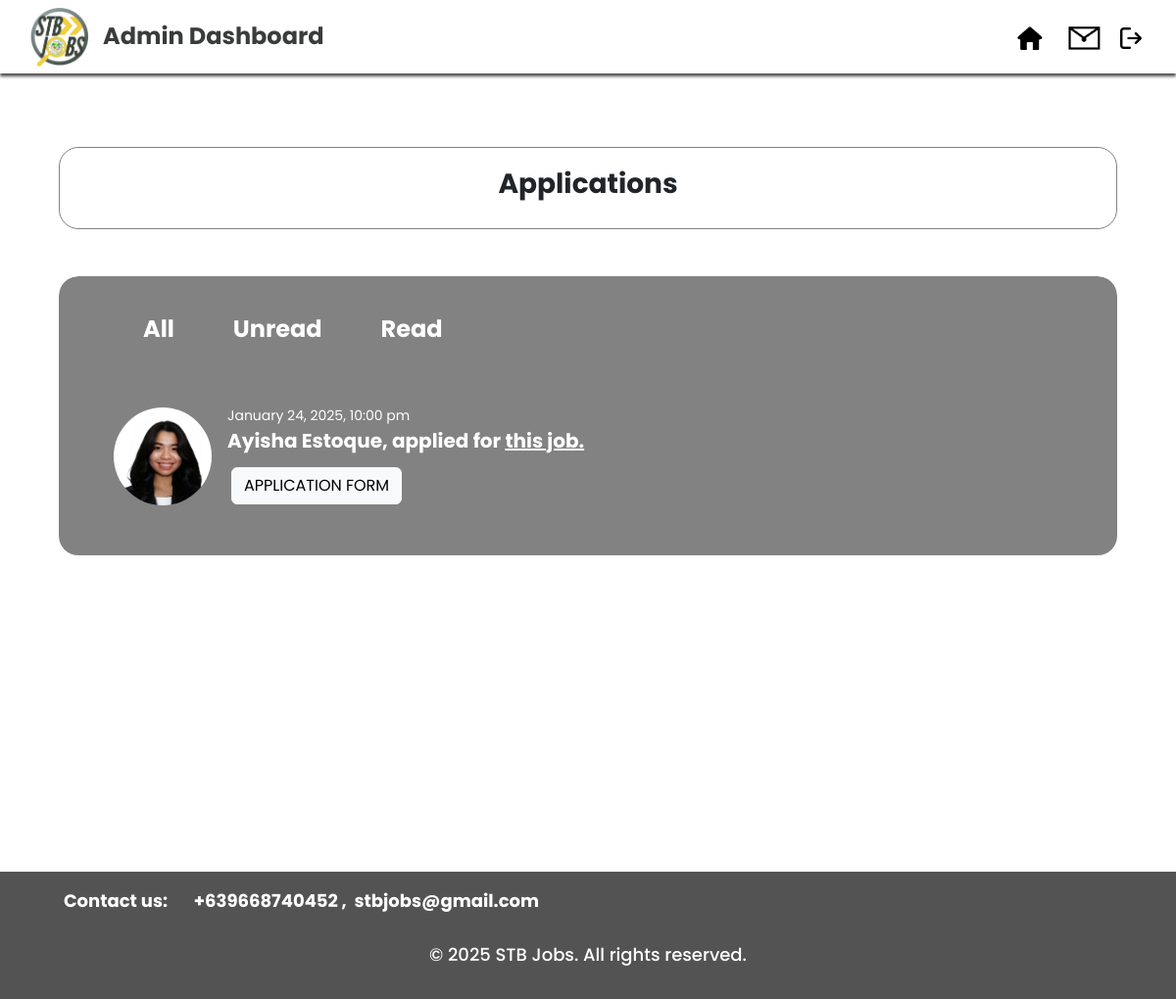
The page /admin/adminInbox.php (signed in) on the database its author committed.
### tables this page shows
CREATE TABLE `applicationform` (
  `applicationFormID` int(8) NOT NULL,
  `employeeResume` varchar(300) NOT NULL,
  `firstAnswer` varchar(3000) NOT NULL,
  `secondAnswer` varchar(3000) NOT NULL,
  `sentDate` datetime NOT NULL DEFAULT current_timestamp(),
  `userID` int(8) NOT NULL,
  `jobDetailID` int(10) NOT NULL
);

CREATE TABLE `userinfo` (
  `userInfoID` int(8) NOT NULL,
  `userProfileImage` varchar(300) NOT NULL,
  `userBio` varchar(300) NOT NULL,
  `jobTitle` varchar(100) NOT NULL,
  `userDescription` varchar(3000) NOT NULL,
  `contactDetails` varchar(3000) NOT NULL,
  `educationalDetails` varchar(3000) NOT NULL,
  `employmentHistoryDetails` varchar(3000) DEFAULT NULL,
  `certificationDetails` varchar(3000) DEFAULT NULL,
  `skillDescription` varchar(500) NOT NULL
);

CREATE TABLE `user` (
  `userID` int(8) NOT NULL,
  `firstName` varchar(30) NOT NULL,
  `lastName` varchar(30) NOT NULL,
  `username` varchar(30) NOT NULL,
  `email` varchar(50) NOT NULL,
  `password` varchar(50) NOT NULL,
  `role` varchar(8) NOT NULL,
  `userInfoID` int(8) NOT NULL
);

### connect.php (called while the page is built, shortened)
<?php
  function executeQuery($query){
    $conn = $GLOBALS['conn'];
    return mysqli_query($conn, $query);
  }
?>

### admin/adminInbox.php (the view, shortened to what this page needs)
<?php
include '../connect.php';
$sendingApplicationquery = "SELECT applicationform.applicationFormID, user.firstName, user.lastName, user.userID, applicationform.sentDate, userInfo.userProfileImage, userInfo.userInfoID, applicationform.jobDetailID
    FROM applicationform INNER JOIN user ON applicationform.userID = user.userID
    LEFT JOIN userInfo ON user.userInfoID = userInfo.userInfoID
    LEFT JOIN  post  ON applicationform.jobDetailID = post.jobDetailID
    ORDER BY applicationform.sentDate ASC";
$result = executeQuery($sendingApplicationquery);
?>
<!doctype html>
<html lang="en">
<head>
    <link href="https://cdn.jsdelivr.net/npm/bootstrap@5.3.3/dist/css/bootstrap.min.css" rel="stylesheet"
>
    <link href="../assets/css/adminCSS/navbarAdmin.css" rel="stylesheet">
    <link href="../assets/css/adminCSS/adminInbox.css" rel="stylesheet">
</head>
<body>
    <?php
    include("../assets/shared/navbarAdmin.php");
    ?>
    <div class="notification-header mb-5" style="margin-top:150px; margin-bottom: 5px;">
        <h3 class="text-center"><b>Applications</b></h3>
    </div>
    <div class="notification-box mb-5 ">
        <ul class="list-group-flush notification-list">
            <div class="filter-links ms-3 d-flex justify-content mt-4">
                <div class="filter-option">
                    <label for="All" class="fw-bold fs-4 ms-3 text-decoration-none text-white filter-link"
                        id="read-label">All</label>
                </div>
                <div class="filter-option">
                    <label for="unread" class="fw-bold fs-4 ms-3 text-decoration-none text-white filter-link"
                        id="unread-label">Unread</label>
                </div>
                <div class="filter-option">
                    <label for="read" class="fw-bold fs-4 ms-3 text-decoration-none text-white filter-link"
                        id="read-label">Read</label>
                </div>
            </div>
            <?php foreach ($result as $application): ?>
                <li class="list-group-item mx-4 my-5 d-flex align-items-center notification-item">
                    <a href="../admin/viewUserProfile.php?userInfoID=<?php echo $application['userInfoID']; ?>">
                        <img src="../assets/image/user/userProfile/<?php echo $application['userProfileImage']; ?>"
                            alt="icon" class="rounded-circle me-2 img-fluid" style="width: 100px; height: 100px;">
                    </a>
                    <div class="d-flex flex-column mx-2">
                        <small
                            class="text-white"><?php echo date("F j, Y, g:i a", strtotime($application['sentDate'])); ?></small>
                        <div class="fw-bold fs-5 text-white">
                            <?php echo $application['firstName'] . ' ' . $application['lastName']; ?>,
                            applied for <u><a href="adminJobView.php?jobDetailID=<?php echo $application['jobDetailID']; ?>"
                                    class="text-decoration-none text-white">this job.</a></u>
                        </div>
                        <div class="list-buttons d-flex p-1 d-md-flex">
                            <a href="../admin/viewForm.php?applicationFormID=<?php echo $application['applicationFormID']; ?>&userID=<?php echo $application['userID']; ?>"
                                class="btn btn-light me-2 mt-2">APPLICATION FORM</a>
                        </div>
                    </div>
                </li>
            <?php endforeach; ?>
        </ul>
    </div>
    <footer>
        <?php
        include("../assets/shared/footerAdmin.php");
        ?>
    </footer>
</body>
</html>

### assets/css/adminCSS/navbarAdmin.css (style rules this page uses)
* { padding: 0; box-sizing: border-box; margin: 0; }
body { background: white; font-family: "Poppins", serif; }

### assets/css/adminCSS/adminInbox.css (style rules this page uses)
* { font-family: 'Poppins', sans-serif; }
body { background-color: #f9f9f9; flex-direction: column; justify-content: space-between; font-family: 'Poppins', sans-serif; }
.filter-link { padding: 10px 20px; border: 2px solid transparent; border-radius: 20px; transition: background-color 0.3s, border-color 0.3s; cursor: pointer; font-family: 'Poppins', sans-serif; }
.notification-box { width: 90%; height: 70vh; max-width: 1200px; max-height: 650px; background-color: #fff; margin: auto; overflow: auto; border-radius: 20px; font-family: 'Poppins', sans-serif; }
.notification-header { padding: 20px; width: 90%; max-width: 1200px; max-height: 650px; font-family: 'Poppins', sans-serif; font-weight: bold; border-radius: 20px; border: 1px solid #828282; margin-top: 150px; margin: auto; }
.notification-list { max-height: 1000px; overflow: auto; background-color: #828282; border-radius: 20px !important; font-family: 'Poppins', sans-serif; }
.notification-item { background-color: #828282 !important; font-family: 'Poppins', sans-serif; }
footer { background-color: #f1f1f1; text-align: center; overflow: hidden; }

### assets/shared/footerAdmin.php (style rules this page uses)
a { text-decoration: none; color: inherit }

### rows shown on the page
applicationform: userinfo.userProfileImage (picture), sentDate "January 24, 2025, 10:00 pm", userID.firstName "Ayisha", userID.lastName "Estoque"
